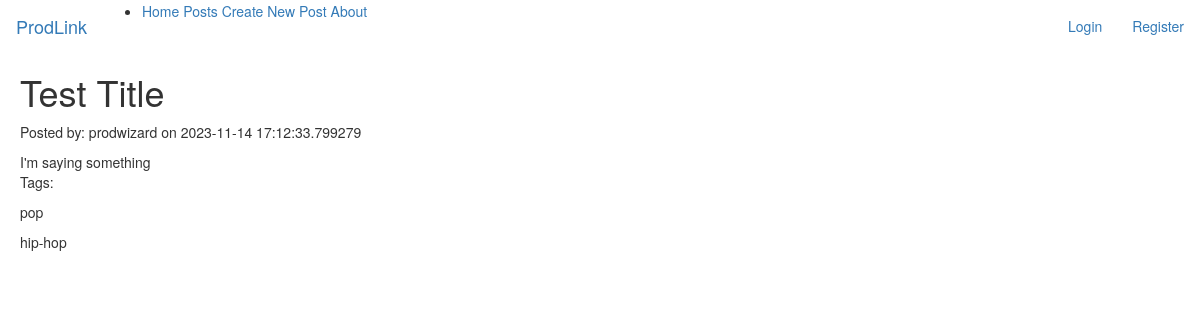
The app's page /post/4 with its own data.
### app/models.py (models this page shows, shortened)
class Post(db.Model):
    id = db.Column(db.Integer, primary_key=True)
    title = db.Column(db.String(140))
    body = db.Column(db.String(140))
    timestamp = db.Column(db.DateTime, index=True, default=datetime.utcnow)
    user_id = db.Column(db.Integer, db.ForeignKey('user.id'))
    tags = db.relationship("Tag", secondary=tag_post_association, back_populates="posts")

class User(UserMixin, db.Model):
    id = db.Column(db.Integer, primary_key=True)
    username = db.Column(db.String(64), index=True, unique=True)
    email = db.Column(db.String(120), index=True, unique=True)
    password_hash = db.Column(db.String(128))
    posts = db.relationship('Post', backref='author', lazy='dynamic')

class Tag(db.Model):
    id = db.Column(db.Integer, primary_key=True)
    name = db.Column(db.String(64), index=True, unique=True)
    posts = db.relationship("Post", secondary=tag_post_association, back_populates="tags")

### app/routes.py (the view)
@app.route('/post/<post_id>', methods=['GET', 'POST'])
def post(post_id):
    tag_list = []
    target_post = Post.query.filter_by(id=post_id).first()
    target_user = User.query.filter_by(id=target_post.user_id).first()
    if not target_post:
        return "Post not found", 404
    post_info = {
        'id': target_post.id,
        "title": target_post.title,
        "body": target_post.body,
        "author": target_user.username,
        "timestamp": target_post.timestamp
    }
    for tag in target_post.tags:
        tag_list.append(tag.name)
    return render_template('post.html', post_info=post_info, tag_list=tag_list)

### app/templates/post.html
{% extends "base.html" %}
{% block content %}
    <div style = "position:relative; left:20px; top:0px;">
        <h1>{{ post_info["title"] }}</h1>
        <p>Posted by: {{ post_info["author"] }} on {{ post_info["timestamp"] }}</p>
        <body>{{ post_info["body"] }}</body>
        <p>Tags:</p>
        {% for tag in tag_list %}
            <p>{{ tag }}</p>
        {% endfor %}
    </div>
{% endblock %}

### records on screen
Post: title "Test Title", timestamp "2023-11-14 17:12:33.799279", body "I'm saying something"
User: author "prodwizard"
Tag: name "pop"
Tag: name "hip-hop"
